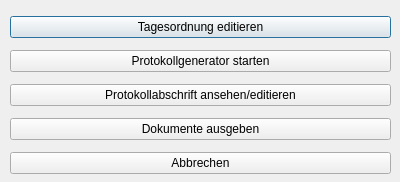
<?xml version="1.0" encoding="UTF-8"?>
<ui version="4.0">
 <class>AgendaOptionsDialog</class>
 <widget class="QDialog" name="AgendaOptionsDialog">
  <property name="geometry">
   <rect>
    <x>0</x>
    <y>0</y>
    <width>400</width>
    <height>182</height>
   </rect>
  </property>
  <property name="windowTitle">
   <string>Gehe zu...</string>
  </property>
  <widget class="QWidget" name="verticalLayoutWidget">
   <property name="geometry">
    <rect>
     <x>10</x>
     <y>10</y>
     <width>381</width>
     <height>170</height>
    </rect>
   </property>
   <layout class="QVBoxLayout" name="verticalLayout">
    <item>
     <widget class="QPushButton" name="editAgenda">
      <property name="text">
       <string>Tagesordnung editieren</string>
      </property>
     </widget>
    </item>
    <item>
     <widget class="QPushButton" name="generateProtocol">
      <property name="text">
       <string>Protokollgenerator starten</string>
      </property>
     </widget>
    </item>
    <item>
     <widget class="QPushButton" name="editProtocolTranscript">
      <property name="text">
       <string>Protokollabschrift ansehen/editieren</string>
      </property>
     </widget>
    </item>
    <item>
     <widget class="QPushButton" name="generateDocuments">
      <property name="text">
       <string>Dokumente ausgeben</string>
      </property>
     </widget>
    </item>
    <item>
     <widget class="QPushButton" name="abortDialog">
      <property name="text">
       <string>Abbrechen</string>
      </property>
     </widget>
    </item>
   </layout>
  </widget>
 </widget>
 <resources/>
 <connections/>
</ui>
